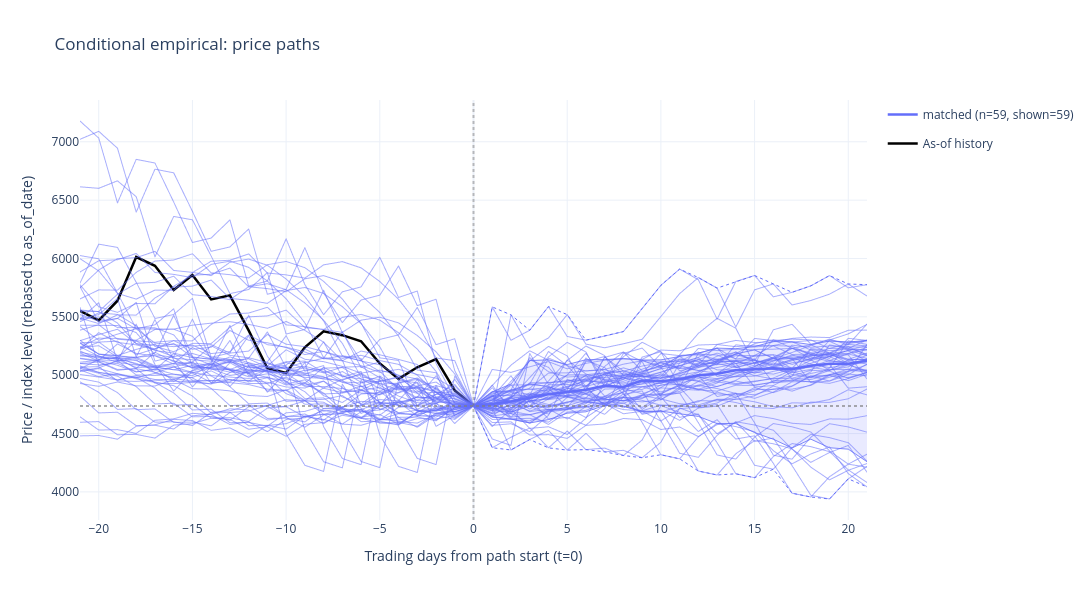

The code cell stored with this chart in its notebook:
### Code cell
conditional.plot_paths(show_paths=True, show_statistics=True, pct=False)
